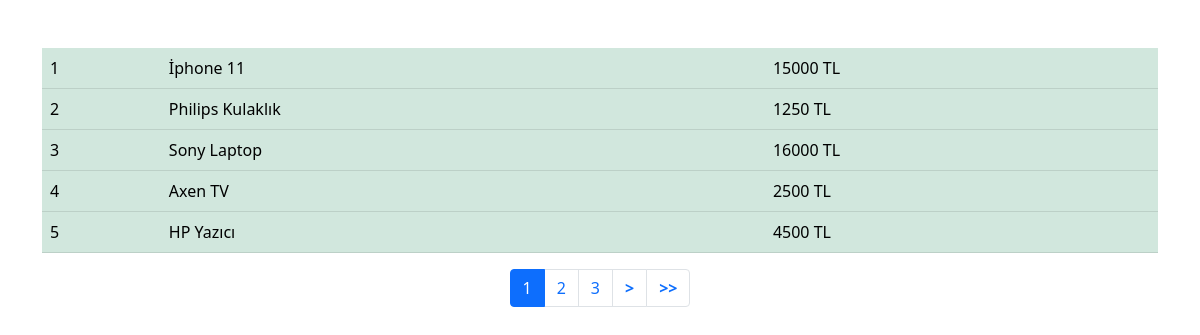
The page / on the database its author committed.
### tables this page shows
CREATE TABLE `urunler` (
  `id` int(10) UNSIGNED NOT NULL,
  `urun_adi` varchar(255) NOT NULL,
  `urun_fiyat` double NOT NULL,
  `parabirimi` char(3) NOT NULL
);

### database.php (called while the page is built, shortened)
<?php
if(isset($_REQUEST["Sayfalama"])):
    $GelenSayfalama = $_REQUEST["Sayfalama"];
else:
    $GelenSayfalama = 1;
endif;
?>

### index.php (the view, shortened to what this page needs)
<?php
require 'database.php';
$SayfalamaIcinSolVeSagButonSayisi = 2;
$SayfaBasinaGosterilecekKayitSayisi = 5;
$ToplamKayitSayisiSorgusu = $db->prepare("SELECT * FROM urunler");
$ToplamKayitSayisiSorgusu->execute();
$ToplamKayitSayisi  = $ToplamKayitSayisiSorgusu ->rowCount();
$SayfalamayaBaslanacakKayitSayisi = ($GelenSayfalama*$SayfaBasinaGosterilecekKayitSayisi)-$SayfaBasinaGosterilecekKayitSayisi;
$BulunanSayfaSayisi = ceil($ToplamKayitSayisi/$SayfaBasinaGosterilecekKayitSayisi);
?>
<!doctype html>
<html lang="en">
<head>
    <link href="https://cdn.jsdelivr.net/npm/bootstrap@5.0.2/dist/css/bootstrap.min.css" rel="stylesheet">
</head>
<body>
<div class="container">
<table class="table mt-5 table-success">
<?php
    $UrunSorgusu = $db->prepare("SELECT * FROM urunler ORDER BY id ASC LIMIT $SayfalamayaBaslanacakKayitSayisi, $SayfaBasinaGosterilecekKayitSayisi");
    $UrunSorgusu->execute();
    $UrunSorgusuKayitlari = $UrunSorgusu->fetchAll(PDO::FETCH_ASSOC);
    foreach($UrunSorgusuKayitlari as $Kayitlar){
        echo "<tr>";
        echo "<td>". $Kayitlar["id"]."</td>";
        echo "<td>". $Kayitlar["urun_adi"]."</td>";
        echo "<td>". $Kayitlar["urun_fiyat"]." ".$Kayitlar["parabirimi"]."</td>";
        echo "</tr>";
    }
    ?>
</table>
<nav aria-label="Page navigation example">
  <ul class="pagination justify-content-center ">
    <?php
    for($SayfaIndex= $GelenSayfalama-$SayfalamaIcinSolVeSagButonSayisi; $SayfaIndex<=$GelenSayfalama+$SayfalamaIcinSolVeSagButonSayisi; $SayfaIndex++){
        if(($SayfaIndex>0)and ($SayfaIndex<=$BulunanSayfaSayisi)){
            if($GelenSayfalama == $SayfaIndex){
                echo "<li class='page-item active'><div class='page-link'>".$SayfaIndex."</div></li>";
            }else{
                echo "<li class='page-item'><a class='page-link' href='index.php?Sayfalama=".$SayfaIndex."'>".$SayfaIndex."</a></li>";
            }
        }
    }
    if($GelenSayfalama !=$BulunanSayfaSayisi){
        $BirIleriAl = $GelenSayfalama+1;
        echo "<li class='page-item'><a class='page-link' href='index.php?Sayfalama=".$BirIleriAl."'><b>></b></a></li>";
        echo "<li class='page-item'><a class='page-link' href='index.php?Sayfalama=".$BulunanSayfaSayisi."'><b>>></b></a></li>";
    }
    ?>
  </ul>
</nav>
</div>
</body>
</html>

### rows shown on the page
urunler: id "1", urun_adi "İphone 11", urun_fiyat "15000", parabirimi "TL"
urunler: id "2", urun_adi "Philips Kulaklık", urun_fiyat "1250", parabirimi "TL"
urunler: id "3", urun_adi "Sony Laptop", urun_fiyat "16000", parabirimi "TL"
urunler: id "4", urun_adi "Axen TV", urun_fiyat "2500", parabirimi "TL"
urunler: id "5", urun_adi "HP Yazıcı", urun_fiyat "4500", parabirimi "TL"
